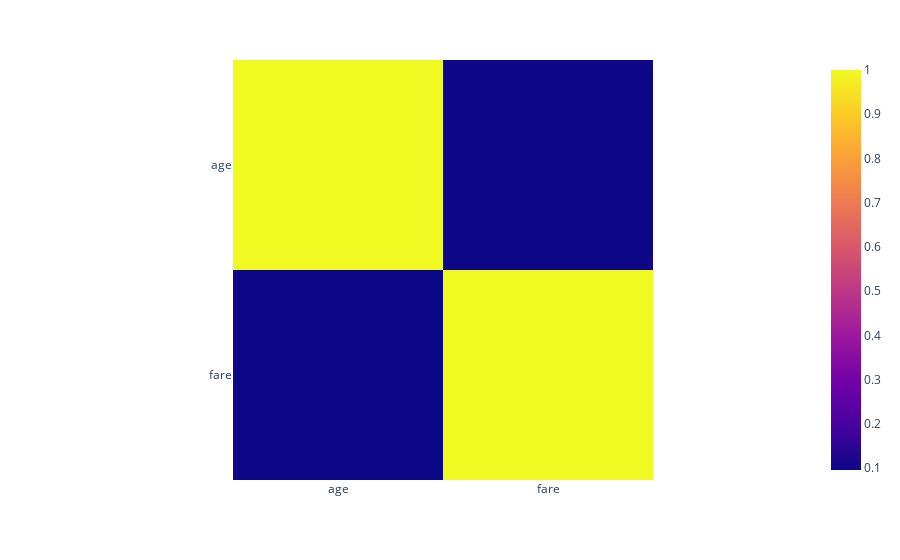

The notebook cell this image was saved under:
### Code cell
# heat map on correrlation of titanic dataset of age and fare usinng plotly

fig=px.imshow(df[['age','fare']].corr())
fig.show()

### Figure 1 — Plotly figure (JSON) as saved in the notebook; plotly's stock layout.template omitted (floating-point values rounded to 4 significant figures)
{"data": [{"coloraxis": "coloraxis", "hovertemplate": "x: %{x}<br>y: %{y}<br>color: %{z}<extra></extra>", "name": "0", "type": "heatmap", "x": ["age", "fare"], "xaxis": "x", "y": ["age", "fare"], "yaxis": "y", "z": [[1.0, 0.09607], [0.09607, 1.0]]}], "layout": {"coloraxis": {"colorscale": [[0, "#0d0887"], [0.1111, "#46039f"], [0.2222, "#7201a8"], [0.3333, "#9c179e"], [0.4444, "#bd3786"], [0.5556, "#d8576b"], [0.6667, "#ed7953"], [0.7778, "#fb9f3a"], [0.8889, "#fdca26"], [1, "#f0f921"]]}, "margin": {"t": 60}, "xaxis": {"anchor": "y", "constrain": "domain", "domain": [0, 1], "scaleanchor": "y"}, "yaxis": {"anchor": "x", "autorange": "reversed", "constrain": "domain", "domain": [0, 1]}}}
